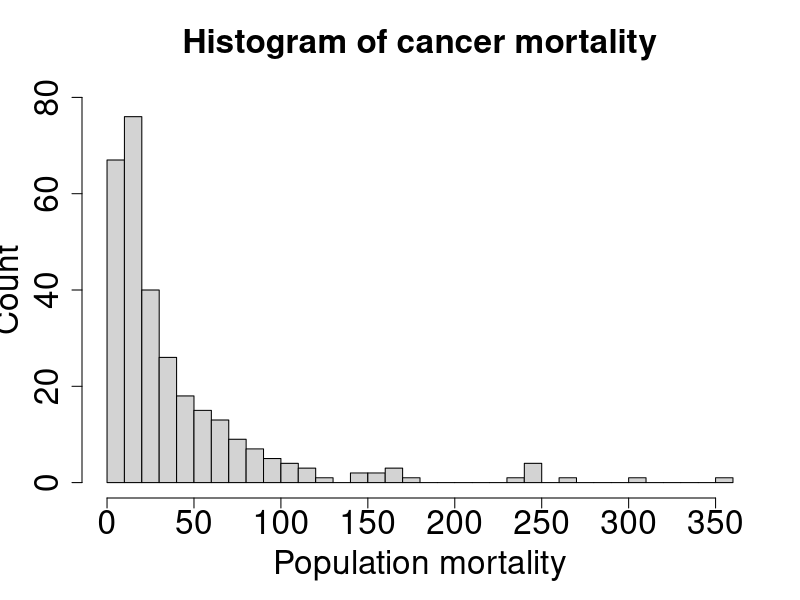
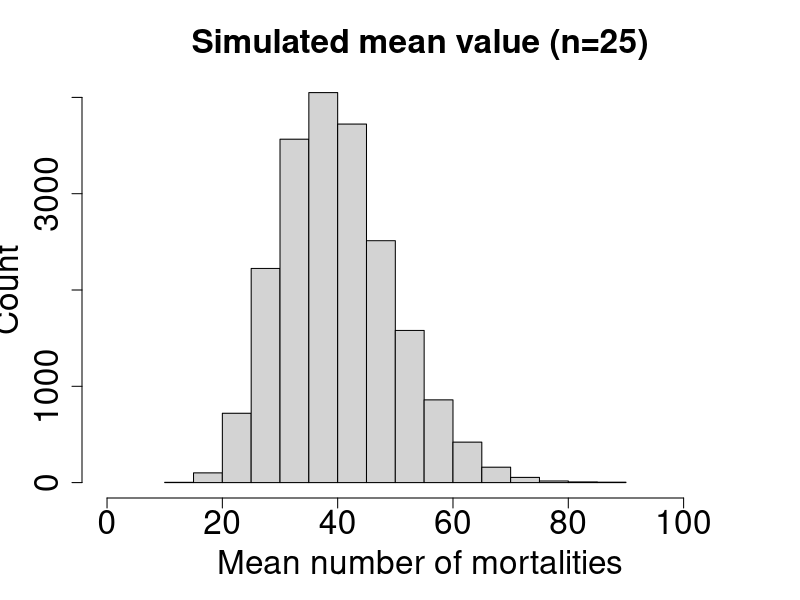

Recreate these plots in R, in order.
#READ DATA
cancer_data <- read.csv("cancer.csv")

#EXTRACT DATA TO VECTORS
mortality <- cancer_data[,1]
population <- cancer_data[,2]
N <- length(mortality)

#PARAMETERS TO IMPROVE QUALITY OF PLOT
plot_size <- 2
par(mar <- c(5,4,4,1) + 1)

#MAKE A HISTOGRAM PLOT
hist(mortality,
     breaks = 50,
     main = "Histogram of cancer mortality",
     xlab = 'Population mortality',
     ylab = 'Count',
     xlim = c(0,max(mortality)),
     ylim = c(0,80),
     cex.axis = plot_size,
     cex.main = plot_size,
     cex.lab = plot_size,
)



#CALCULATE POPULATION PARAMETERS
mean_mortality <- mean(mortality)
total_mortality <- mean_mortality*N

variance_mortality <- var(mortality)*(N-1)/N #RESCALE, SINCE WE HAVE THE WHOLE POPULATION AND NOT A SAMPLE
std_mortality <- sqrt(variance_mortality)



#SIMULATE THE SAMPLING DISTRIUBTION OF THE MEAN
n <- 25
NUMBER_OF_RUNS <- 20000
simulated_mean <- integer(NUMBER_OF_RUNS)
for(i in 1:NUMBER_OF_RUNS){
  random_sample <- sample(mortality, size = n, replace = FALSE) #SAMPLE WITHOUT REPLACEMENT
  estimated_mean <- mean(random_sample)
  simulated_mean[i] <- estimated_mean
}


#PLOT THE SIMULATED MEAN
hist(simulated_mean,
     breaks = 25,
     main = "Simulated mean value (n=25)",
     xlab = "Mean number of mortalities",
     ylab = "Count",
     xlim = c(0,max(simulated_mean)+20),
     ylim = c(0,NUMBER_OF_RUNS/5),
     cex.axis = plot_size,
     cex.main = plot_size,
     cex.lab = plot_size)


#DRAW ONE RANDOM SAMPLE AND ESTIMATE POPULATION PARAMETERS
n <- 300 #REPLACE WITH 100 FOR TASK g)
random_sample <- sample(mortality, size <- n, replace <- FALSE)

estimated_mean <- mean(random_sample)
estimated_total <- estimated_mean*N
estimated_variance <- var(random_sample)
estimated_mean_variance <- (estimated_variance / n)*(1-n/N)
estimated_std <- sqrt(estimated_mean_variance)

#MAKE A 95% CONFIDENCE INTERVAL
lower_bound <- estimated_mean - qnorm(0.975)*estimated_std
upper_bound <- estimated_mean + qnorm(0.975)*estimated_std

#FORM 4 STRATA
N <- length(mortality)
n <- 24
n_l <- 24/4
W_l <- 1/4

stratum1 <- mortality[1:75]
stratum2 <- mortality[76:150]
stratum3 <- mortality[151:225]
stratum4 <- mortality[226:300]

#SAMPLE n OBSERVATIONS FROM EACH STRATUM
s1_samp_r <- sample(stratum1, size <- n_l, replace <- FALSE)
s2_samp_r <- sample(stratum2, size <- n_l, replace <- FALSE)
s3_samp_r <- sample(stratum3, size <- n_l, replace <- FALSE)
s4_samp_r <- sample(stratum4, size <- n_l, replace <- FALSE)

#PROPORTIONAL ALLOCATION WHEN STRATIFIED SAMPLING
W_l <- 1/4 #Same proportion in all four stratas

#MULTIPLY BY n AND ROUND TO GET THE NUMBER OF SAMPLES FOR EACH STRATUM
n1_p <- W_l
n2_p <- W_l
n3_p <- W_l
n4_p <- W_l


#OPTIMAL ALLOCATION WHEN STRATIFIED SAMPLING
N1 <- length(stratum1)
sigma_1_square <- (N1-1)/N1 * var(stratum1)
N2 <- length(stratum2)
sigma_2_square <- (N2-1)/N2 * var(stratum2)
N3 <- length(stratum3)
sigma_3_square <- (N3-1)/N3 * var(stratum3)
N4 <- length(stratum4)
sigma_4_square <- (N4-1)/N4 * var(stratum4)

sigma_bar <- W_l*(sqrt(sigma_1_square) + sqrt(sigma_2_square) + sqrt(sigma_3_square) + sqrt(sigma_4_square))
sigma_square_bar <- W_l*(sigma_1_square + sigma_2_square + sigma_3_square + sigma_4_square) 

#MULTIPLY BY n AND ROUND TO GET THE NUMBER OF SAMPLES FOR EACH STRATUM
n1_o <- W_l*sqrt(sigma_1_square)/sigma_bar
n2_o <- W_l*sqrt(sigma_2_square)/sigma_bar
n3_o <- W_l*sqrt(sigma_3_square)/sigma_bar
n4_o <- W_l*sqrt(sigma_4_square)/sigma_bar


#FORM L STRATA
N <- length(mortality)
L <- 4 #REPLACE WITH THE AMOUNT OF STRATA DESIRED
N_l <- N/L
N_tmp <- round(N_l)*L

weights <- integer(L)
numberOfStratas <- integer(L)

"
If the elements can not be evenly distributed over the L strata the following policy is used:

If the desired amount of elements in each stratum N_tmp yields in too many elements, the elements in
the strata corresponding to smallest population sizes will be reduced by 1 each until the total number
of elements sum to N. 

If instead, N_tmp yields too few elements, the elements in the strata corresponding to largest population
sizes will be increased by 1 each until the total number of elements sum to N.
"
remainder <- max(N,N_tmp) %% min(N,N_tmp) 

if(remainder == 0){
  for(i in 1:L){
    val <- round(N_l)
    numberOfStratas[i] <- val
    weights[i] <- val/N
  }
} else {
  if(N < N_tmp){ #ADD IN THE END
    
    for(i in 1:remainder){
      val <- round(N_l) - 1
      numberOfStratas[i] <- val
      weights[i] <- val/N
    }
    for(j in (remainder+1):L){
      val <- round(N_l)
      numberOfStratas[j] <- val
      weights[j] <- val/N
    }
  }  else { #REDUCE IN THE BEGINNING
    for(i in 1:(L-remainder)){
      val <- round(N_l)
      numberOfStratas[i] <- val
      weights[i] <- val/N
    }
    for(j in (L-remainder + 1):L){
      val <- round(N_l) + 1
      numberOfStratas[j] <- val
      weights[j] <- val/N
    }
  } 
}


variances <- integer(L)
i <- 0
for(i in 1:L){
  startIndex <- sum(numberOfStratas[1:i]) - numberOfStratas[i] + 1
  endIndex <- sum(numberOfStratas[1:i])
  strat <- mortality[startIndex:endIndex]
  stratLength <- numberOfStratas[i]
  variances[i] <- var(strat)*(stratLength-1)/stratLength 
}

sigma <- var(mortality)*(N-1)/N
sigma_bar <- 0
sigma_square_bar <-  0
i <- 0
for(i in 1:L){
  sigma_bar <-  sigma_bar + weights[i]*sqrt(variances[i])
  sigma_square_bar <- sigma_square_bar + weights[i]*variances[i]
}